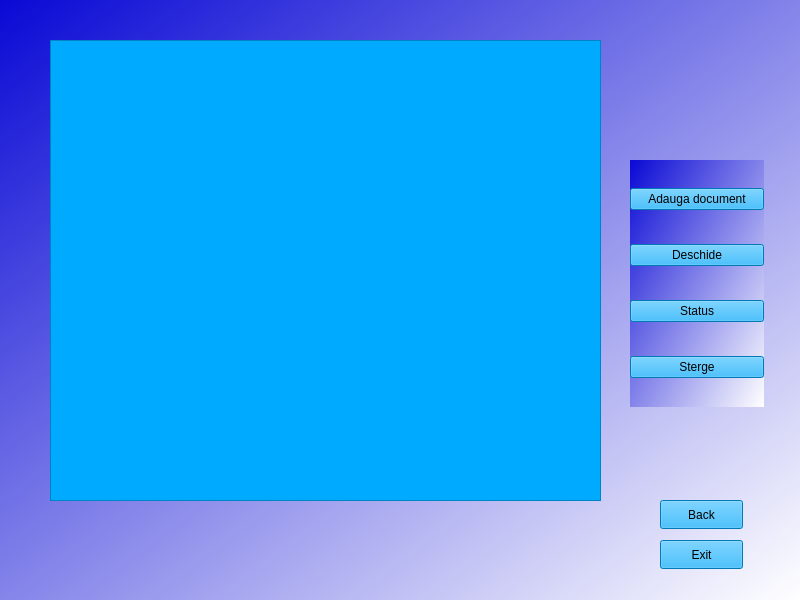
<?xml version="1.0" encoding="UTF-8"?>
<ui version="4.0">
 <class>dpriv</class>
 <widget class="QWidget" name="dpriv">
  <property name="geometry">
   <rect>
    <x>0</x>
    <y>0</y>
    <width>800</width>
    <height>600</height>
   </rect>
  </property>
  <property name="windowTitle">
   <string>MyDrive</string>
  </property>
  <property name="windowIcon">
   <iconset resource="resurse.qrc">
    <normaloff>:/imagini/d.ico</normaloff>:/imagini/d.ico</iconset>
  </property>
  <property name="styleSheet">
   <string notr="true">background-color: qlineargradient(spread:pad, x1:0, y1:0, x2:1, y2:1, stop:0 rgba(9, 9, 213, 255), stop:1 rgba(255, 255, 255, 255));</string>
  </property>
  <widget class="QListWidget" name="doc">
   <property name="geometry">
    <rect>
     <x>50</x>
     <y>40</y>
     <width>551</width>
     <height>461</height>
    </rect>
   </property>
   <property name="styleSheet">
    <string notr="true">background-color: rgb(85, 170, 255);
background-color: rgb(0, 170, 255);</string>
   </property>
  </widget>
  <widget class="QWidget" name="layoutWidget">
   <property name="geometry">
    <rect>
     <x>630</x>
     <y>160</y>
     <width>134</width>
     <height>247</height>
    </rect>
   </property>
   <layout class="QVBoxLayout" name="verticalLayout">
    <item>
     <widget class="QPushButton" name="Adauga">
      <property name="autoFillBackground">
       <bool>false</bool>
      </property>
      <property name="styleSheet">
       <string notr="true">background-color: rgb(0, 170, 255);</string>
      </property>
      <property name="text">
       <string>Adauga document</string>
      </property>
     </widget>
    </item>
    <item>
     <widget class="QPushButton" name="VeziDoc">
      <property name="styleSheet">
       <string notr="true">background-color: rgb(85, 170, 255);
background-color: rgb(0, 170, 255);</string>
      </property>
      <property name="text">
       <string>Deschide</string>
      </property>
     </widget>
    </item>
    <item>
     <widget class="QPushButton" name="Status">
      <property name="styleSheet">
       <string notr="true">background-color: rgb(85, 170, 255);
background-color: rgb(0, 170, 255);</string>
      </property>
      <property name="text">
       <string>Status</string>
      </property>
     </widget>
    </item>
    <item>
     <widget class="QPushButton" name="Sterge">
      <property name="styleSheet">
       <string notr="true">background-color: rgb(85, 170, 255);
background-color: rgb(0, 170, 255);</string>
      </property>
      <property name="text">
       <string>Sterge</string>
      </property>
     </widget>
    </item>
   </layout>
  </widget>
  <widget class="QPushButton" name="Exit">
   <property name="geometry">
    <rect>
     <x>660</x>
     <y>540</y>
     <width>83</width>
     <height>29</height>
    </rect>
   </property>
   <property name="styleSheet">
    <string notr="true">background-color: rgb(85, 170, 255);
background-color: rgb(0, 170, 255);</string>
   </property>
   <property name="text">
    <string>Exit</string>
   </property>
  </widget>
  <widget class="QPushButton" name="Back">
   <property name="geometry">
    <rect>
     <x>660</x>
     <y>500</y>
     <width>83</width>
     <height>29</height>
    </rect>
   </property>
   <property name="styleSheet">
    <string notr="true">background-color: rgb(0, 170, 255);</string>
   </property>
   <property name="text">
    <string>Back</string>
   </property>
  </widget>
 </widget>
 <resources>
  <include location="resurse.qrc"/>
 </resources>
 <connections/>
</ui>
